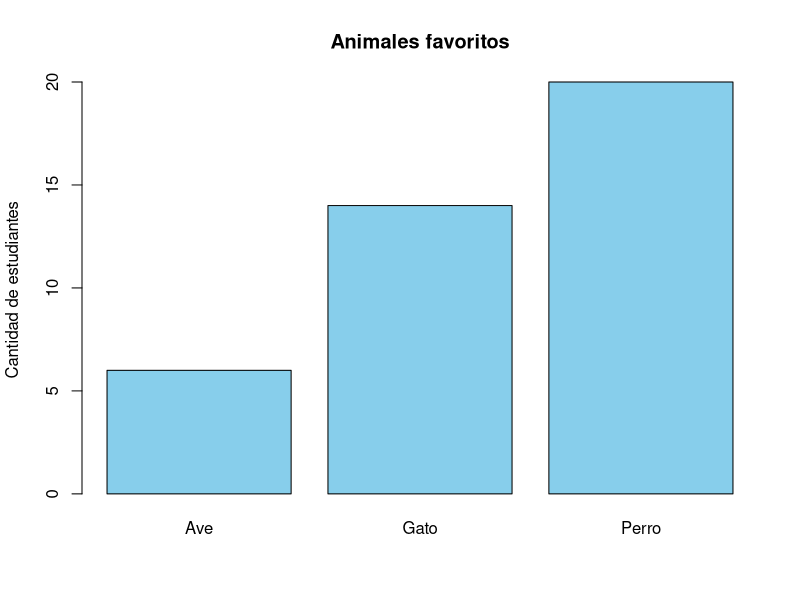
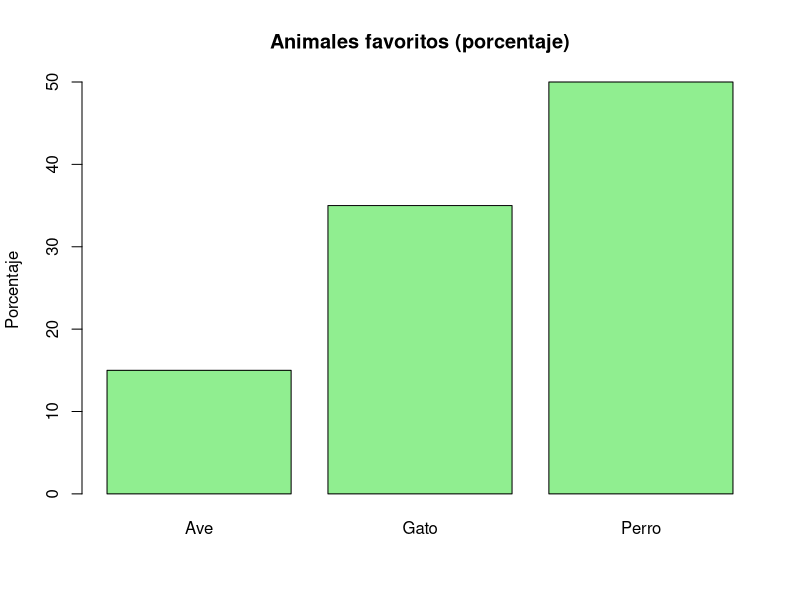
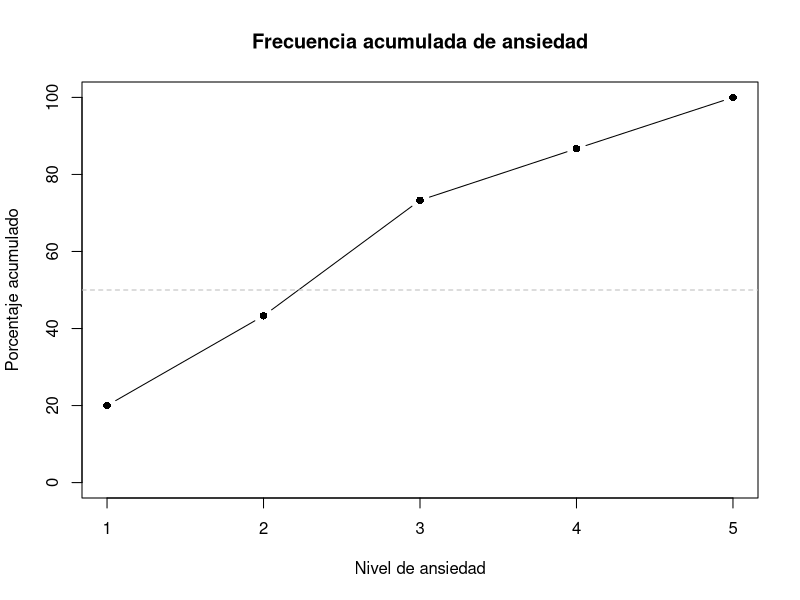
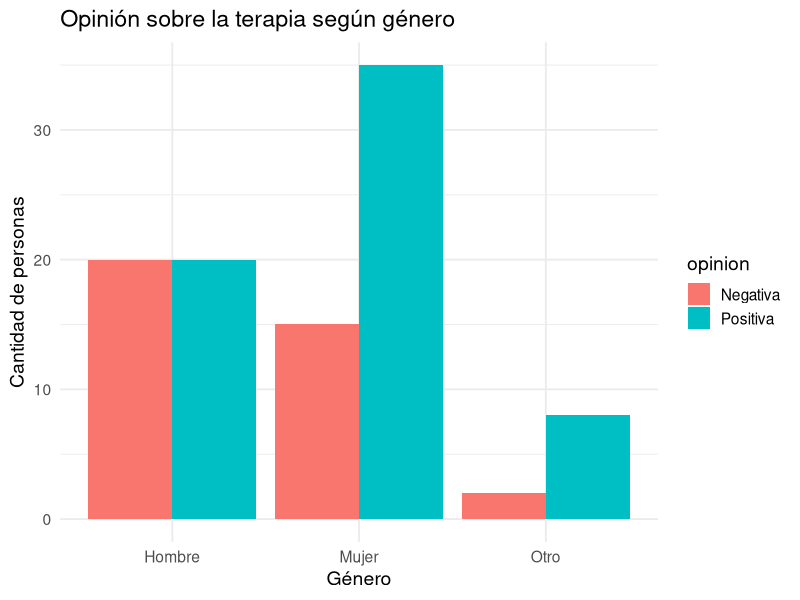
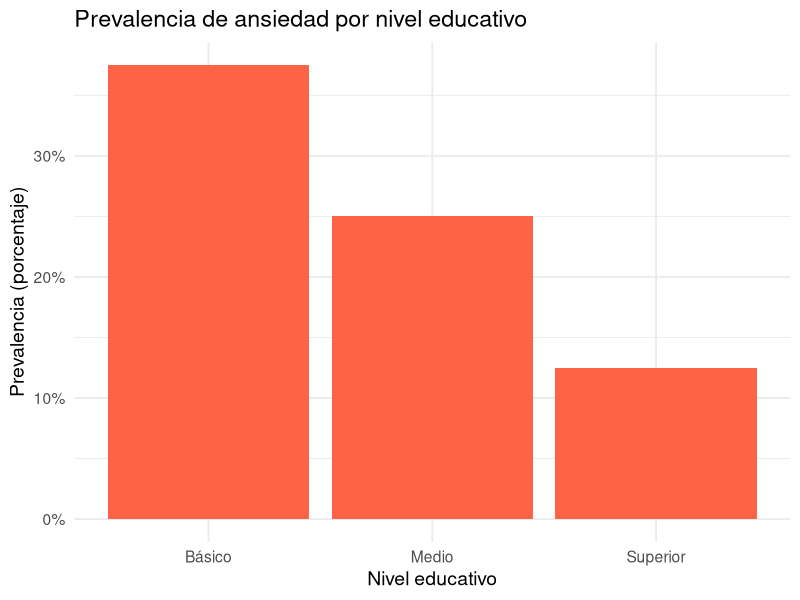
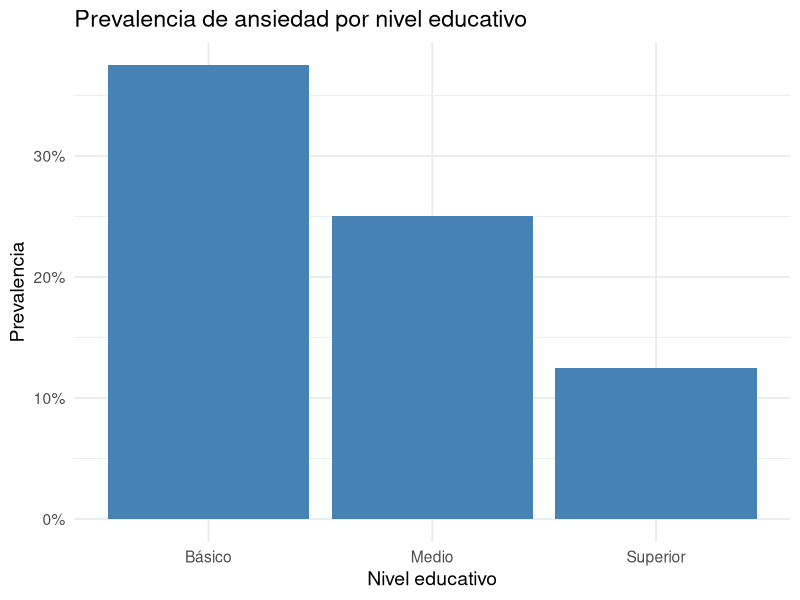
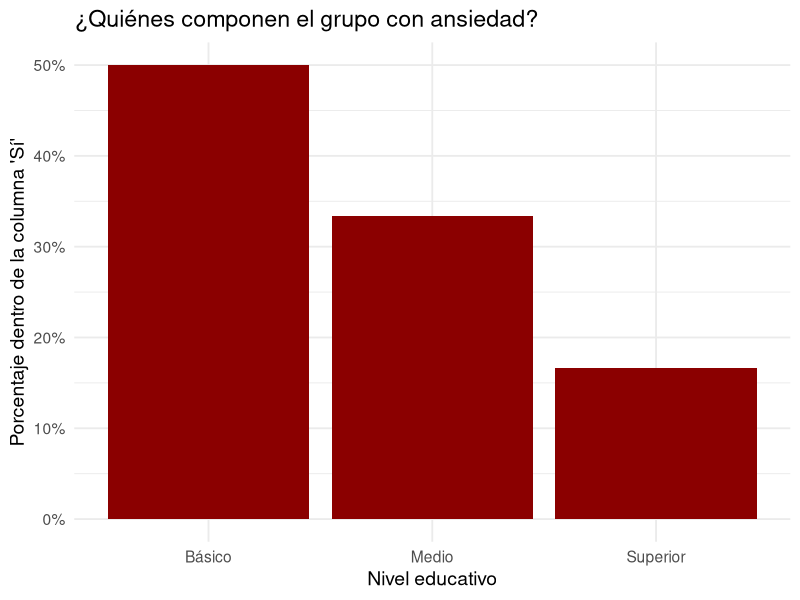
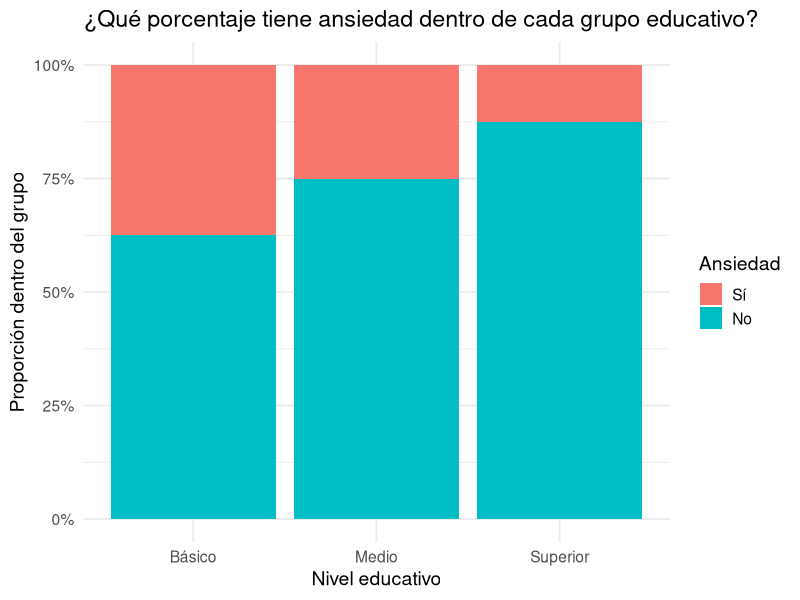

Generate these figures, in order, with R:
## ---- chunk 1
#| label: datos-animales
#| echo: true

respuestas <- c("Gato", "Perro", "Perro", "Gato", "Ave", "Perro", "Perro", "Gato",
                "Perro", "Gato", "Gato", "Perro", "Ave", "Perro", "Perro", "Gato",
                "Perro", "Ave", "Gato", "Gato", "Perro", "Perro", "Perro", "Gato",
                "Ave", "Perro", "Perro", "Gato", "Perro", "Ave", "Gato", "Perro",
                "Perro", "Perro", "Gato", "Gato", "Ave", "Perro", "Gato", "Perro")

tabla_absoluta <- table(respuestas)
knitr::kable(tabla_absoluta,col.names = c("respuestas","frecuencia"),align="c")
## ---- chunk 2
#| label: grafico-animales
#| fig-cap: "Frecuencias absolutas de animales favoritos"

barplot(tabla_absoluta,
        main = "Animales favoritos",
        col = "skyblue",
        ylab = "Cantidad de estudiantes")
## ---- chunk 3
#| label: tabla-relativa
#| tbl-cap: "Frecuencias relativas (proporciones) de animales favoritos"

tabla_relativa <- prop.table(tabla_absoluta)
knitr::kable(round(tabla_relativa, 3),col.names = c("respuestas","frecuencia"),align="c")

## ---- chunk 4
#| label: tabla-porcentual
#| tbl-cap: "Frecuencias porcentuales de animales favoritos"

round(100 * tabla_relativa, 1)
## ---- chunk 5
#| label: grafico-porcentual
#| fig-cap: "Frecuencias porcentuales de animales favoritos"

barplot(100 * tabla_relativa,
        main = "Animales favoritos (porcentaje)",
        col = "lightgreen",
        ylab = "Porcentaje")
## ---- chunk 6
#| label: datos-ansiedad
#| echo: true

set.seed(123)
ansiedad <- sample(1:5, size = 30, replace = TRUE, prob = c(0.2, 0.3, 0.3, 0.1, 0.1))
ansiedad_tabla <- table(ansiedad)
ansiedad_tabla
## ---- chunk 7
#| label: tabla-acumulada
#| tbl-cap: "Frecuencias acumuladas de niveles de ansiedad"

acumulada <- cumsum(ansiedad_tabla)
acumulada
## ---- chunk 8
#| label: porcentual-acumulada
#| tbl-cap: "Frecuencias acumuladas porcentuales"

acumulada_porcentual <- round(100 * cumsum(prop.table(ansiedad_tabla)), 1)
acumulada_porcentual
## ---- chunk 9
#| label: grafico-acumulada
#| fig-cap: "Frecuencia acumulada de ansiedad (escala 1–5)"

plot(acumulada_porcentual, type = "b", pch = 16,
     xlab = "Nivel de ansiedad", ylab = "Porcentaje acumulado",
     main = "Frecuencia acumulada de ansiedad",
     ylim = c(0, 100))
abline(h = 50, col = "gray", lty = 2)
## ---- chunk 10
#| label: tabla-contingencia-ejemplo
#| tbl-cap: "Ejemplo de tabla de contingencia: Género × Opinión sobre terapia"

genero <- c(rep("Mujer", 50), rep("Hombre", 40), rep("Otro", 10))
opinion <- c(rep("Positiva", 35), rep("Negativa", 15),
             rep("Positiva", 20), rep("Negativa", 20),
             rep("Positiva", 8), rep("Negativa", 2))

tabla_conjunta <- table(genero, opinion)
tabla_conjunta
## ---- chunk 11
#| label: grafico-contingencia
#| fig-cap: "Distribución conjunta de opinión sobre terapia según género"

library(ggplot2)

datos <- data.frame(genero, opinion)

ggplot(datos, aes(x = genero, fill = opinion)) +
  geom_bar(position = "dodge") +
  labs(title = "Opinión sobre la terapia según género",
       x = "Género", y = "Cantidad de personas") +
  theme_minimal(base_size = 14)
## ---- chunk 12
#| label: proporciones-fila
#| tbl-cap: "Proporciones por fila: ¿qué opinó cada grupo?"

prop_filas <- prop.table(tabla_conjunta, margin = 1)
round(prop_filas, 2)
## ---- chunk 13
#| label: proporciones-columna
#| tbl-cap: "Proporciones por columna: ¿de qué grupo son los que opinaron así?"

prop_columnas <- prop.table(tabla_conjunta, margin = 2)
round(prop_columnas, 2)
## ---- chunk 14
#| label: proporciones-total
#| tbl-cap: "Proporciones sobre el total general"

prop_total <- prop.table(tabla_conjunta)
round(prop_total, 2)
## ---- chunk 15
#| label: tabla-prevalencia
#| tbl-cap: "Casos de ansiedad por nivel educativo"

educacion <- c(rep("Básico", 40), rep("Medio", 40), rep("Superior", 40))
ansiedad <- c(rep("Sí", 15), rep("No", 25),
              rep("Sí", 10), rep("No", 30),
              rep("Sí", 5), rep("No", 35))

tabla_ansiedad <- table(educacion, ansiedad)
tabla_ansiedad
## ---- chunk 16
#| label: prevalencia-por-grupo
#| tbl-cap: "Prevalencia de ansiedad por nivel educativo"

prevalencias <- prop.table(tabla_ansiedad, margin = 1)
round(prevalencias, 2)
## ---- chunk 17
#| label: grafico-prevalencia
#| fig-cap: "Prevalencia de ansiedad por nivel educativo"

library(tidyverse)

datos_prev <- as.data.frame(tabla_ansiedad) |>
  group_by(educacion) |>
  mutate(Prevalencia = Freq / sum(Freq)) |>
  filter(ansiedad == "Sí")

ggplot(datos_prev, aes(x = educacion, y = Prevalencia)) +
  geom_col(fill = "tomato") +
  scale_y_continuous(labels = scales::percent) +
  labs(title = "Prevalencia de ansiedad por nivel educativo",
       x = "Nivel educativo",
       y = "Prevalencia (porcentaje)") +
  theme_minimal(base_size = 14)
## ---- chunk 18
#| label: tabla-ejemplo-comp
#| tbl-cap: "Casos de ansiedad por nivel educativo"

tabla <- matrix(c(15, 25,
                  10, 30,
                  5, 35),
                nrow = 3, byrow = TRUE)

dimnames(tabla) <- list(
  Nivel_educativo = c("Básico", "Medio", "Superior"),
  Ansiedad = c("Sí", "No")
)

tabla <- as.table(tabla)
tabla
## ---- chunk 19
#| label: proporciones-filas-comp
#| tbl-cap: "Proporciones por fila: prevalencia de ansiedad por nivel educativo"

prop_fila <- prop.table(tabla, margin = 1)
round(prop_fila, 2)
## ---- chunk 20
#| label: proporciones-columnas-comp
#| tbl-cap: "Proporciones por columna: distribución del nivel educativo dentro de cada respuesta"

prop_col <- prop.table(tabla, margin = 2)
round(prop_col, 2)
## ---- chunk 21
#| label: grafico-prevalencia-comp
#| fig-cap: "Prevalencia de ansiedad por nivel educativo (proporciones por fila)"

df_fila <- as.data.frame(prop_fila)

ggplot(df_fila[df_fila$Ansiedad == "Sí", ], aes(x = Nivel_educativo, y = Freq)) +
  geom_col(fill = "steelblue") +
  scale_y_continuous(labels = scales::percent) +
  labs(title = "Prevalencia de ansiedad por nivel educativo",
       x = "Nivel educativo", y = "Prevalencia") +
  theme_minimal(base_size = 14)
## ---- chunk 22
#| label: grafico-columna-comp
#| fig-cap: "Distribución del nivel educativo entre quienes reportaron ansiedad (proporciones por columna)"

df_col <- as.data.frame(prop_col)

ggplot(df_col[df_col$Ansiedad == "Sí", ], aes(x = Nivel_educativo, y = Freq)) +
  geom_col(fill = "darkred") +
  scale_y_continuous(labels = scales::percent) +
  labs(title = "¿Quiénes componen el grupo con ansiedad?",
       x = "Nivel educativo", y = "Porcentaje dentro de la columna 'Sí'") +
  theme_minimal(base_size = 14)
## ---- chunk 23
#| label: tabla-condicional-base
#| tbl-cap: "Casos de ansiedad por nivel educativo"

tabla
## ---- chunk 24
#| label: proporciones-fila-cond
#| tbl-cap: "Proporciones por fila: ¿quién tiene ansiedad dentro de cada grupo educativo?"

prop_fila
## ---- chunk 25
#| label: proporciones-col-cond
#| tbl-cap: "Proporciones por columna: ¿de qué grupo educativo son quienes tienen ansiedad?"

prop_col
## ---- chunk 26
#| label: grafico-fila-cond
#| fig-cap: "Proporciones condicionales por grupo educativo (fila)"

df_f <- as.data.frame(prop_fila)

ggplot(df_f, aes(x = Nivel_educativo, y = Freq, fill = Ansiedad)) +
  geom_col(position = "fill") +
  scale_y_continuous(labels = scales::percent) +
  labs(title = "¿Qué porcentaje tiene ansiedad dentro de cada grupo educativo?",
       y = "Proporción dentro del grupo", x = "Nivel educativo") +
  theme_minimal(base_size = 14)
## ---- chunk 27
#| label: grafico-col-cond
#| fig-cap: "Proporciones condicionales dentro del grupo que reportó ansiedad (columna)"

df_c <- as.data.frame(prop_col)

ggplot(df_c, aes(x = Ansiedad, y = Freq, fill = Nivel_educativo)) +
  geom_col(position = "fill") +
  scale_y_continuous(labels = scales::percent) +
  labs(title = "¿De qué grupo educativo vienen quienes tienen ansiedad?",
       y = "Proporción dentro de cada respuesta", x = "Respuesta") +
  theme_minimal(base_size = 14)
## ---- chunk 28
#| label: incidencia-ejemplo
#| echo: true

library(tibble)

estudiantes <- tibble(
  ID = 1:100,
  Ansiedad_inicio = c(rep("Sí", 10), rep("No", 90)),
  Ansiedad_mes1 = c(rep("Sí", 10), rep("Sí", 15), rep("No", 75))
)

tabla_cambios <- table(estudiantes$Ansiedad_inicio, estudiantes$Ansiedad_mes1)
dimnames(tabla_cambios) <- list("Inicio" = c("No", "Sí"), "Mes1" = c("No", "Sí"))
tabla_cambios
## ---- chunk 29
#| label: incidencia-calculo
#| tbl-cap: "Incidencia de ansiedad: nuevos casos durante el mes"

# Casos que pasaron de No a Sí
casos_nuevos <- tabla_cambios["No", "Sí"]

# Total de personas que no tenían ansiedad al inicio
poblacion_riesgo <- sum(tabla_cambios["No", ])

incidencia <- casos_nuevos / poblacion_riesgo
round(incidencia, 2)
